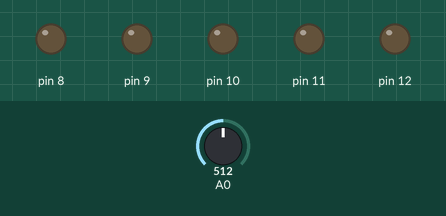
Recording of a sketch running on a simulated Arduino Uno, built with avr-gcc and run on an emulated ATmega328P. Shown: output pins drawn as LEDs (lit = HIGH). The inputs (shaded band) are chosen by the test bench; at power-on: A0 = 512.

Above: at 1.2 s.
1.3 s: A0 set to 259
2.8 s: A0 set to 242
At 3.9 s:
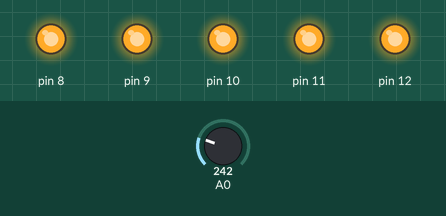
4.3 s: A0 set to 208
5.8 s: A0 set to 184
At 6.2 s:
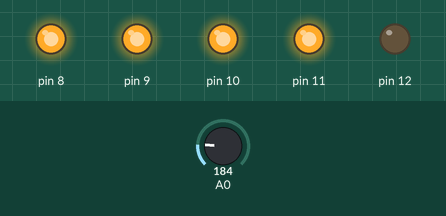
7.3 s: A0 set to 158
8.8 s: A0 set to 135
At 9.7 s:
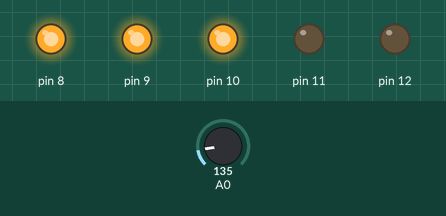
Timing chart, 0 to 11.3 s (numbered marks = the images above; inputs shaded):
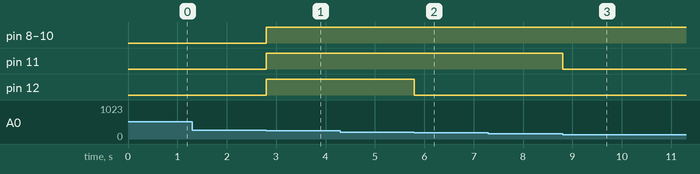

The sketch:

nove.ino
```cpp
int potenciometre;

void setup() {
	pinMode(8, OUTPUT);
	pinMode(9, OUTPUT);
	pinMode(10, OUTPUT);
	pinMode(11, OUTPUT);
	pinMode(12, OUTPUT);
	Serial.begin(9600);
}

void loop() {
	int potenciometre = analogRead(A0);

	if(potenciometre > 0 && potenciometre < 50){
	        digitalWrite(8, HIGH);
                digitalWrite(9, LOW);
		digitalWrite(10,LOW);
		digitalWrite(11, LOW);
		digitalWrite(12, LOW);
	}else if (potenciometre < 100){
		digitalWrite(8, HIGH);
		digitalWrite(9, HIGH);
                digitalWrite(10,LOW);
		digitalWrite(11, LOW);
		digitalWrite(12, LOW);
	}else if (potenciometre < 150){
		digitalWrite(8, HIGH);
		digitalWrite(9, HIGH);
		digitalWrite(10,HIGH);
                digitalWrite(11, LOW);
		digitalWrite(12, LOW);
	}else if (potenciometre < 200){
		digitalWrite(8, HIGH);
		digitalWrite(9, HIGH);
		digitalWrite(10,HIGH);
		digitalWrite(11, HIGH);
                digitalWrite(12, LOW);
	}else if (potenciometre < 250){
		digitalWrite(8, HIGH);
		digitalWrite(9, HIGH);
		digitalWrite(10,HIGH);
		digitalWrite(11, HIGH);
		digitalWrite(12, HIGH);
	}
}
```

Measured:
- the behaviour switches between 250 and 249 on A0 (found by bisection; images 0 and 1)
- the behaviour switches between 200 and 199 on A0 (found by bisection; images 1 and 2)
- the behaviour switches between 150 and 149 on A0 (found by bisection; images 2 and 3)
- after the input at 1.3 s, every drawn part: stays the same
- after the input at 2.8 s, pin 8–12: LOW → HIGH at once
- after the input at 4.3 s, every drawn part: stays the same
- after the input at 5.8 s, pin 12: HIGH → LOW at once
- after the input at 7.3 s, every drawn part: stays the same
- after the input at 8.8 s, pin 11: HIGH → LOW at once
